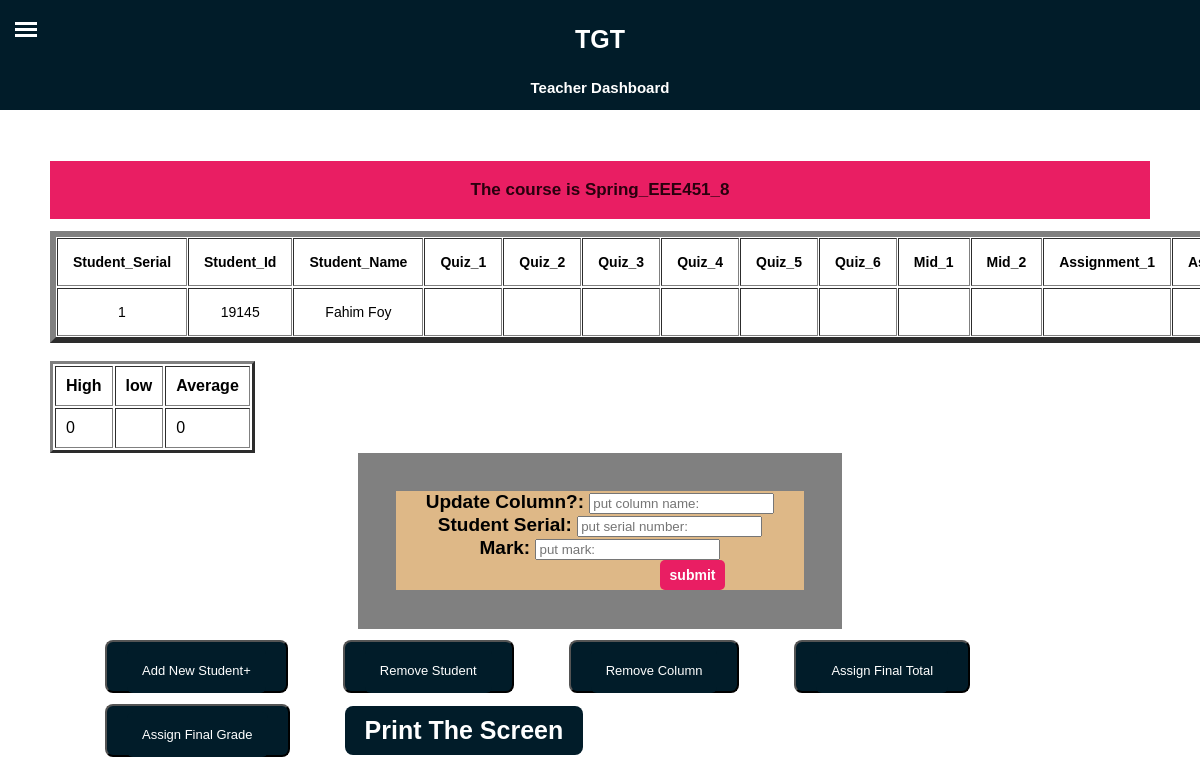
/assignedCourse.php?courseid=19, run on the app's committed database.
### tables this page shows
CREATE TABLE `courses` (
  `courseid` int(11) NOT NULL,
  `course_name` varchar(150) NOT NULL,
  `teacher_id` int(150) NOT NULL,
  `teacher_institution` varchar(150) NOT NULL,
  `teacher_name` varchar(150) NOT NULL
);

CREATE TABLE `spring_eee451_8` (
  `Student_Serial` int(11) NOT NULL,
  `Student_Id` int(11) DEFAULT NULL,
  `Student_Name` varchar(150) DEFAULT NULL,
  `Quiz_1` float DEFAULT NULL,
  `Quiz_2` float DEFAULT NULL,
  `Quiz_3` float DEFAULT NULL,
  `Quiz_4` float DEFAULT NULL,
  `Quiz_5` float DEFAULT NULL,
  `Quiz_6` float DEFAULT NULL,
  `Mid_1` float DEFAULT NULL,
  `Mid_2` float DEFAULT NULL,
  `Assignment_1` float DEFAULT NULL,
  `Assignment_2` float DEFAULT NULL,
  `Assigmnment_3` float DEFAULT NULL,
  `project_1` float DEFAULT NULL,
  `project_2` float DEFAULT NULL,
  `Final` float DEFAULT NULL,
  `Total` float DEFAULT NULL,
  `Grade` varchar(3) DEFAULT NULL
);

### assignedCourse.php (the view, shortened to what this page needs)
<!DOCTYPE html>
<html lang="en">
<head>
  <link rel="stylesheet" href="CSS/dashboard.css">
</head>
<div class="header"><h3>TGT</h3>
                    <h4>Teacher Dashboard</h4>
</div>
    <label for="openSidebarMenu" class="sidebarIconToggle">
        <div class="spinner top"></div>
        <div class="spinner middle"></div>
        <div class="spinner bottom"></div>
    </label>
    <div><button onclick="window.print()" class="btn btn-primay">Print The Screen</button></div>
    <div class="main">
       <?php
      require_once "connectDB.php";
      $courseid=$_GET['courseid'];
      $sql="SELECT course_name FROM courses WHERE courseid='$courseid'";
      $stmt=$conn->query($sql);
      $row=$stmt->fetch_row();
      $coursename=$row[0];
      echo " <h1>The course is ".$row[0]."</h1>";
      $sq= "SELECT COLUMN_NAME FROM INFORMATION_SCHEMA.COLUMNS WHERE TABLE_NAME='$row[0]'";
      $st=$conn->query($sq);
     echo "<label> <table border='6px' cellpadding='15px' cellspacing='1px'>
            <tr> ";
      while($rw=$st->fetch_row()){
        echo  " <th>$rw[0]</th> ";
      }
     echo "<tr>";
     $count_column=mysqli_num_rows($st);
     $sqt= "SELECT * FROM $row[0]";
     $qrt=$conn->query($sqt);
     while($rt=$qrt->fetch_row()){
      echo "<tr>";
      for($i=0; $i<$count_column; $i++){
          echo "<td> $rt[$i] </td>";
      }
               echo "</tr>";
     }
     echo "</table></label> ";
     $high=0;
     $low=100;
     $totl=0;
     $qlh= "SELECT Total FROM $coursename";
     $eqh= $conn->query($qlh);
     $qlL= "SELECT Total FROM $coursename";
     $eqL= $conn->query($qlL);
     while($r_L=$eqL->fetch_row()){
      if($r_L[0] < $low){
        $low= $r_L[0];
      }
     }
     $qlTo= "SELECT Total FROM $coursename";
     $eqTo= $conn->query($qlTo);
     while($r_totl=$eqTo->fetch_row()){
      $totl=$totl + $r_totl[0];
     }
     $i=mysqli_num_rows($eqh);
     $avg=$totl/$i;
echo "<br>";
echo "<table border='3px' cellpadding='10px' cellspacing='2px'>
<tr>
<th>High</th>
<th>low</th>
<th>Average</th>
</tr>";
echo "<tr>";
echo "<td> $high </td>";
echo "<td> $low </td>";
echo "<td> $avg </td>";
echo "</tr>";
echo "</table>";
     ?>
 <form class="form_a" action="<?php $_SERVER['PHP_SELF']; ?>" method="post">
        <h5>Update Column?:
        <input type="text" name="column_name" placeholder="put column name:"> <br> Student Serial:
        <input type="text" name="student_serial" placeholder="put serial number:"> <br>
        Mark:
        <input type='text' name='mark' placeholder='put mark:'> <br>
       <input type="submit" class= "btn" name= "submit" id="submit" value="submit"></h5>
       </form>
     <?php
     echo "</label><button><a href='addStudent.php? coursename=$row[0] & courseid=$courseid' > Add New Student+ </a></button>";
     echo "<button><a href='removeStudent.php? coursename=$row[0] & courseid=$courseid' >Remove Student</a></button>";
     echo "<button><a href='removeColumn.php? coursename=$row[0] & courseid=$courseid' >Remove Column</a></button>";
     echo "<button><a href='assignTotal.php? coursename=$row[0] & courseid=$courseid' > Assign Final Total </a></button>";
     echo "<button><a href='assignGrade.php? coursename=$row[0] & courseid=$courseid' > Assign Final Grade</a></button></label>";
     echo "<button onclick='window.print()' class='btn btn-primay'>Print The Screen</button></label>";
 ?>
    </div>
  </head>
</html>

### CSS/dashboard.css (style rules this page uses)
* { box-sizing: border-box; }
html, body { overflow-x: hidden; height: 100%; }
h1 { text-align: center; padding-top: 25px; padding: 15px; background-color: #E91E63; color:#29010e; }
.main label { font-size:14px; text-align: center; }
.header { background-color: #011c29; text-align: center; text-decoration-color: #fff; width: 100%; height: 110px; position: fixed; z-index: 10; }
.header h3 { font-size: 25px; text-align: center; color:#fff; }
.header h4 { font-size: 15px; text-align: center; color:#fff; }
.main { height: 100%; margin-top: 110px; padding: 10px 50px; margin: left 250px; }
.main a { font-size: 13px; color:#fff; text-decoration: none; padding: 15px ; background-color: #011c29; border-radius: 6px; text-align: center; }
.main h1 { text-align: center; font-size: 17px; padding-top: 10px; padding: 19px; background-color: #E91E63; color:#29010e; }
.form_a { text-align: center; margin-left: 28%; margin-right: 28%; background-color: gray; padding: 30px; }
.form_a h5 { background-color: burlywood; font-size:19px; text-align: center; margin-left:2%; margin-right: 2%; margin-top: 2%; margin-bottom:2%; }
.btn { text-align: center; color: #fff; background-color: #E91E63; font-size: 14px; font-weight: 600; padding: 7px 10px; margin: 0 0 0 185px; border: none; border-radius: 5px; cursor: pointer; transition: all 0.3s ease; }
.main button { margin-top: 1%; margin-left: 5%; font-size: 25px; color:#fff; padding: 10px 20px ; background-color: #011c29; border-radius: 8px; text-align: center; }
.sidebarIconToggle { height: 22px; width: 22px; position: absolute; z-index: 99; top: 22px; left: 15px; transition: all 0.3s; cursor: pointer; }
.spinner { height: 3px; background-color: #fff; transition: all 0.3s; }
.spinner.middle , .spinner.bottom { margin-top: 3px; }

### data on the page
courses: course_name "Spring_EEE451_8"
spring_eee451_8: Student_Serial "1", Student_Id "19145", Student_Name "Fahim Foy"

### other printed values
$rw[0] "Student_Serial"
$rw[0] "Student_Id"
$rw[0] "Student_Name"
$rw[0] "Quiz_1"
$rw[0] "Quiz_2"
$rw[0] "Quiz_3"
$rw[0] "Quiz_4"
$rw[0] "Quiz_5"
$rw[0] "Quiz_6"
$rw[0] "Mid_1"
$rw[0] "Mid_2"
$rw[0] "Assignment_1"
$high "0"
$avg "0"
